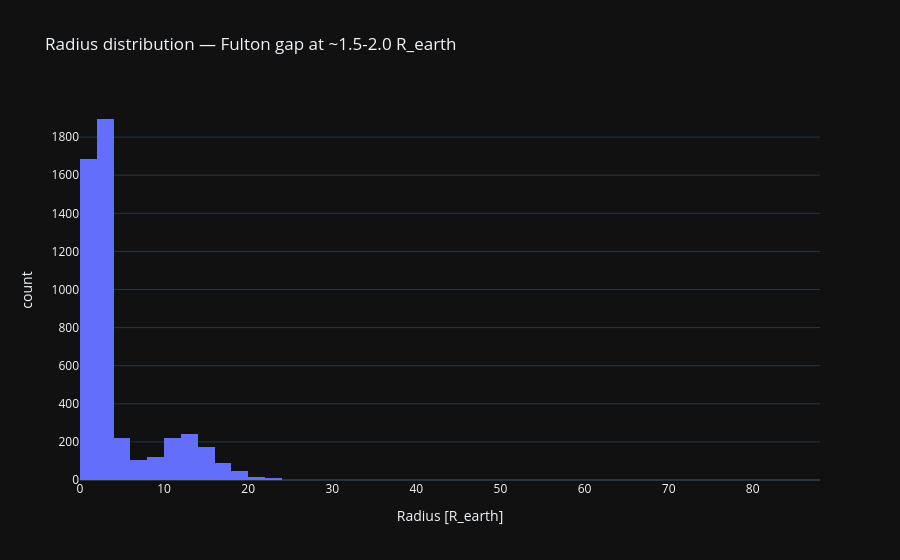

Notebook code cell kept with this figure:
### Code cell
# Radius valley (Fulton gap)
fig = px.histogram(df, x='pl_rade', nbins=50, title='Radius distribution — Fulton gap at ~1.5-2.0 R_earth',
                   labels={'pl_rade':'Radius [R_earth]'}, template='plotly_dark')
fig.show()

### Figure 1 — Plotly figure (JSON) as saved in the notebook; plotly's stock layout.template omitted (floating-point values rounded to 4 significant figures; data arrays with more than 128 entries replaced by an {"elided": "..."} marker saying what was removed)
{"data": [{"bingroup": "x", "hovertemplate": "Radius [R_earth]=%{x}<br>count=%{y}<extra></extra>", "legendgroup": "", "marker": {"color": "#636efa", "pattern": {"shape": ""}}, "name": "", "nbinsx": 50, "orientation": "v", "showlegend": false, "type": "histogram", "x": {"elided": "6451 float values"}, "xaxis": "x", "yaxis": "y"}], "layout": {"barmode": "relative", "legend": {"tracegroupgap": 0}, "title": {"text": "Radius distribution — Fulton gap at ~1.5-2.0 R_earth"}, "xaxis": {"anchor": "y", "domain": [0.0, 1.0], "title": {"text": "Radius [R_earth]"}}, "yaxis": {"anchor": "x", "domain": [0.0, 1.0], "title": {"text": "count"}}}}
